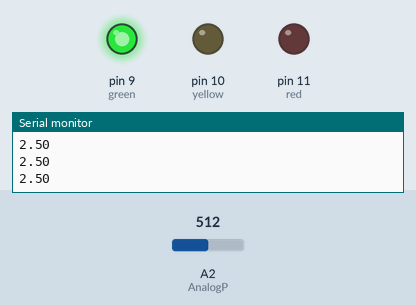
The sketch below on a simulated Arduino Uno, built with avr-gcc and run on an emulated ATmega328P. Parts: output pins drawn as LEDs (lit = HIGH), the last lines printed to the serial monitor. The inputs (shaded band) are chosen by the test bench; at power-on: A2 (AnalogP) = 512.

Above: at 1.2 s.
1.3 s: A2 (AnalogP) set to 595
2.8 s: A2 (AnalogP) set to 621
At 3.9 s:
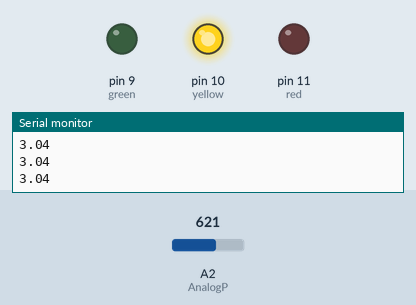
4.3 s: A2 (AnalogP) set to 807
5.8 s: A2 (AnalogP) set to 831
At 7.0 s:
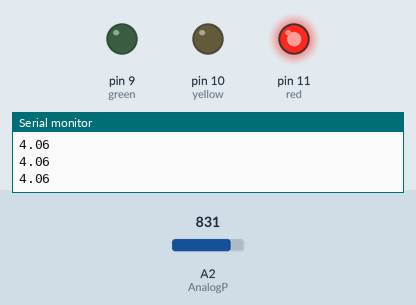
7.3 s: A2 (AnalogP) set to 716
At 7.9 s:
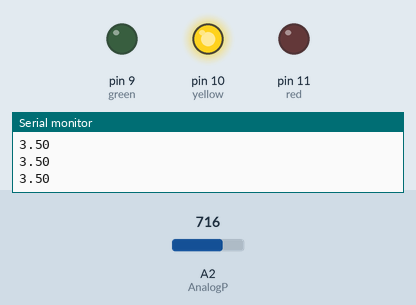
8.8 s: A2 (AnalogP) set to 900
At 10.1 s:
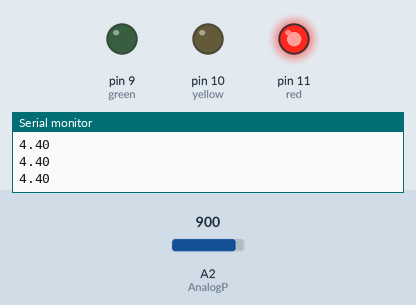
Timing chart, 0 to 11.3 s (numbered marks = the images above; inputs shaded):
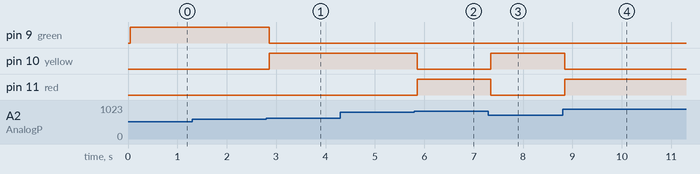

The sketch:

Potentiometer_3LED_CODE.ino
```cpp
int green=9;
int yellow=10;
int red=11;
int H=HIGH;
int L=LOW;
int AnalogP=A2;
int readVal;
int dt1=40;
int dt2=1;
float V2;


void setup(){
pinMode(green, OUTPUT);
pinMode(yellow, OUTPUT);
pinMode(red, OUTPUT);
Serial.begin(9600);

}

void loop(){
readVal=analogRead(AnalogP);
V2=(5./1023.)*readVal;
delay(dt1);
Serial.println(V2);

// < less than
// > greater than
// == "equals"
//!= "not equals"
//&& "and"
//|| "or"
// <= "lessthan or equal"
// >= "greater than or equal"
// (>2 && <3) "in between 2 and 3
// (<2 || >3) "less than 2 or greater than 3"

if(V2<=3.0){
digitalWrite(green, H);
digitalWrite(yellow, L);
digitalWrite(red, L);
delay(dt2);
}

if (V2>3.0 && V2<=4.0){
digitalWrite(green, L);
digitalWrite(yellow, H);
digitalWrite(red, L);
delay(dt2);
}

if (V2>4.0){
digitalWrite(green, L);
digitalWrite(yellow, L);
digitalWrite(red, H);
delay(dt2);
}

}
```

Measured:
- the behaviour switches between 613 and 614 on A2 (AnalogP) (found by bisection; images 0 and 1)
- the behaviour switches between 818 and 819 on A2 (AnalogP) (found by bisection; images 1 and 2)
- after the input at 2.8 s, pin 9 (green): HIGH → LOW after 0.06 s; pin 10 (yellow): LOW → HIGH after 0.06 s
- after the input at 5.8 s, pin 10 (yellow): HIGH → LOW after 0.05 s; pin 11 (red): LOW → HIGH after 0.05 s
- after the input at 7.3 s, pin 10 (yellow): LOW → HIGH after 0.05 s; pin 11 (red): HIGH → LOW after 0.05 s
- after the input at 8.8 s, pin 10 (yellow): HIGH → LOW at once; pin 11 (red): LOW → HIGH at once
